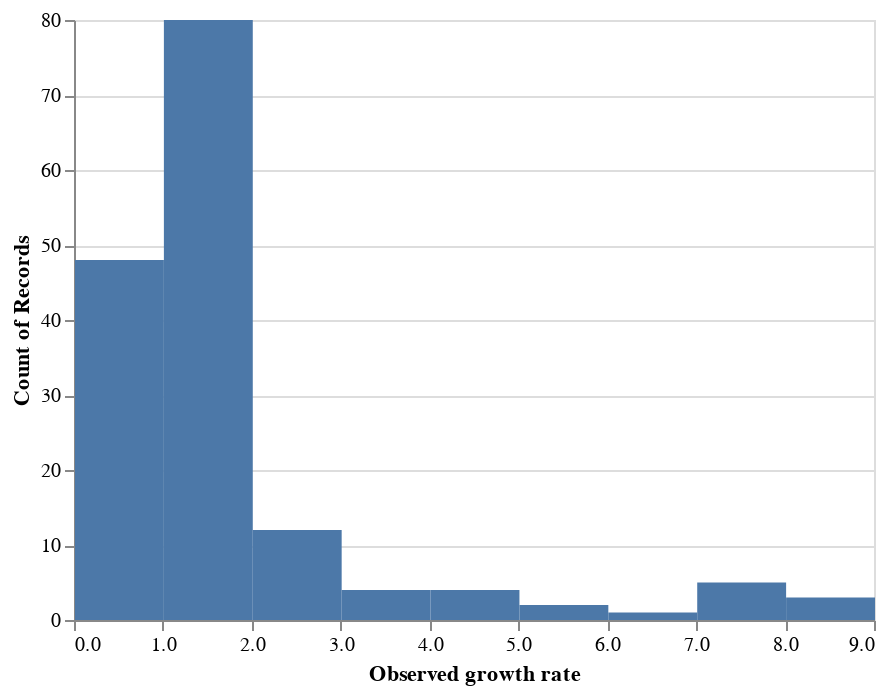

The notebook cell saved with this chart:
### Code cell
alt.Chart(complete_clade_frequencies).mark_rect().encode(
    x=alt.X("observed_growth_rate:Q", bin=True, title="Observed growth rate"),
    y="count()"
)

### Figure 1 — Vega-Lite specification as saved in the notebook (floating-point values rounded to 4 significant figures; data arrays with more than 128 entries replaced by an {"elided": "..."} marker saying what was removed)
{"$schema": "https://vega.github.io/schema/vega-lite/v3.3.0.json", "config": {"mark": {"tooltip": null}, "view": {"height": 300, "width": 400}}, "data": {"name": "data-1734f83ca10bdf21fa1175ff5591a3e0"}, "datasets": {"data-1734f83ca10bdf21fa1175ff5591a3e0": {"elided": "159 records"}}, "encoding": {"x": {"bin": true, "field": "observed_growth_rate", "title": "Observed growth rate", "type": "quantitative"}, "y": {"aggregate": "count", "type": "quantitative"}}, "mark": "rect"}
